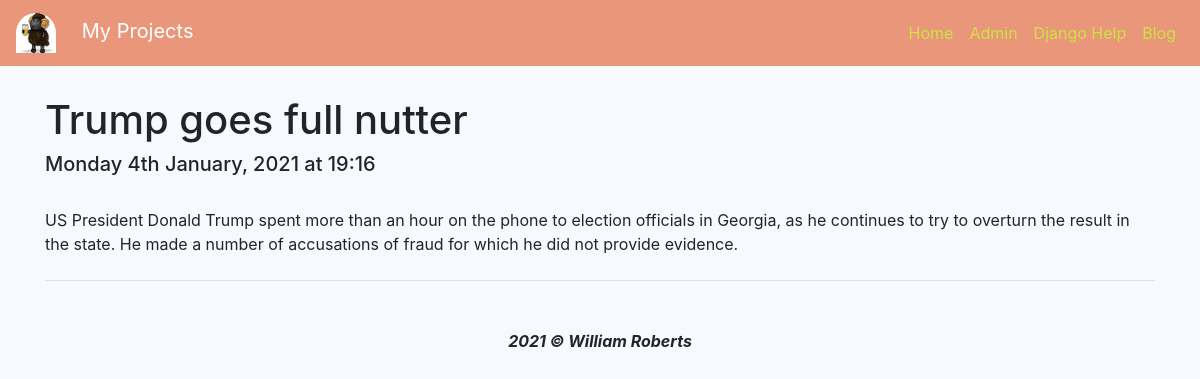
Page /blog/11/ on the committed database.
### blog/models.py (models this page shows, shortened)
class Blog(models.Model):
    title = models.CharField(max_length=200)
    date = models.DateTimeField()
    blog = models.TextField()

### blog/views.py (the view)
# urls.py: path('<int:blog_id>/', views.detail, name='detail'),
def detail(request, blog_id):
    blog = get_object_or_404(Blog, pk=blog_id)
    return render(request, 'blog/detail.html', {'blog':blog})

### blog/templates/blog/detail.html (shortened to what this page needs)
  {% extends "base.html" %}
    {% load static %}
    {% block navbar %}
      {% include "navbar.html" %}
    {% endblock navbar %}
    {% block content %}
        <div class="container text-left">
            <br>
            <h1>{{ blog.title }}</h1>
            <h5>{{ blog.date|date:'l jS F, Y' }} at {{ blog.date|date:'H:i' }}</h5>
            <br>
            <p>{{ blog.blog|safe }}</p>
            <hr class="my-4">
        </div>
    {% endblock content %}

### static/style.css (style rules this page uses)
body { overflow-x: hidden; background-color: ghostwhite; }

### rows in the picture
Blog: title "Trump goes full nutter", date "Monday 4th January, 2021", date "19:16", blog "US President Donald Trump spent more than an hour on the phone to election officials in Georgia, as he continues to try to overturn the result in the state. He made a number of accusations of fraud for which he did not provide evidence."
